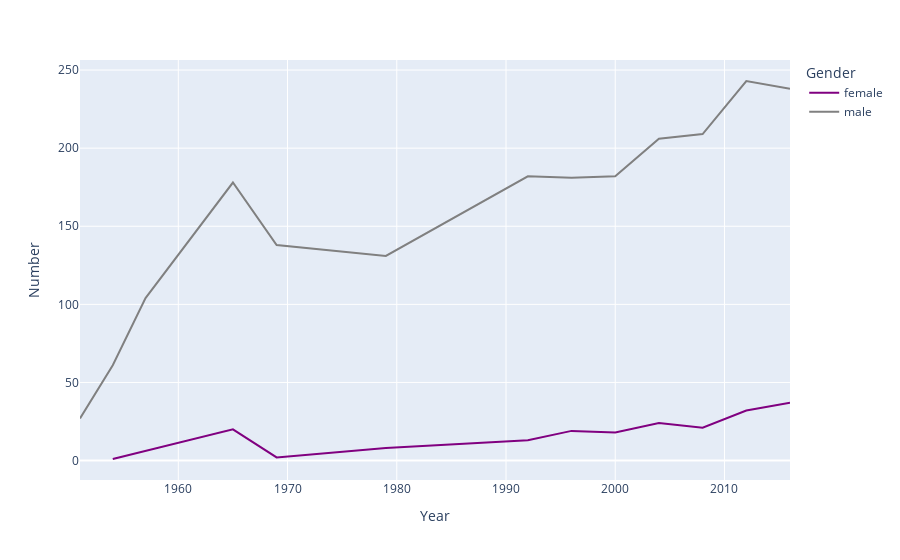

This figure's notebook cell:
### Code cell
import plotly.express as px

fig = px.line(Gh, x="Year", y="Number", color='Gender', color_discrete_sequence=['purple', 'grey'])
fig.show()

### Figure 1 — Plotly figure (JSON) as saved in the notebook; plotly's stock layout.template omitted (floating-point values rounded to 4 significant figures)
{"data": [{"hovertemplate": "Gender=female<br>Year=%{x}<br>Number=%{y}<extra></extra>", "legendgroup": "female", "line": {"color": "purple", "dash": "solid"}, "mode": "lines", "name": "female", "orientation": "v", "showlegend": true, "type": "scatter", "x": [1954, 1965, 1969, 1979, 1992, 1996, 2000, 2004, 2008, 2012, 2016], "xaxis": "x", "y": [1, 20, 2, 8, 13, 19, 18, 24, 21, 32, 37], "yaxis": "y"}, {"hovertemplate": "Gender=male<br>Year=%{x}<br>Number=%{y}<extra></extra>", "legendgroup": "male", "line": {"color": "grey", "dash": "solid"}, "mode": "lines", "name": "male", "orientation": "v", "showlegend": true, "type": "scatter", "x": [1951, 1954, 1957, 1965, 1969, 1979, 1992, 1996, 2000, 2004, 2008, 2012, 2016], "xaxis": "x", "y": [27, 61, 104, 178, 138, 131, 182, 181, 182, 206, 209, 243, 238], "yaxis": "y"}], "layout": {"legend": {"title": {"text": "Gender"}, "tracegroupgap": 0}, "margin": {"t": 60}, "xaxis": {"anchor": "y", "domain": [0, 1], "title": {"text": "Year"}}, "yaxis": {"anchor": "x", "domain": [0, 1], "title": {"text": "Number"}}}}
